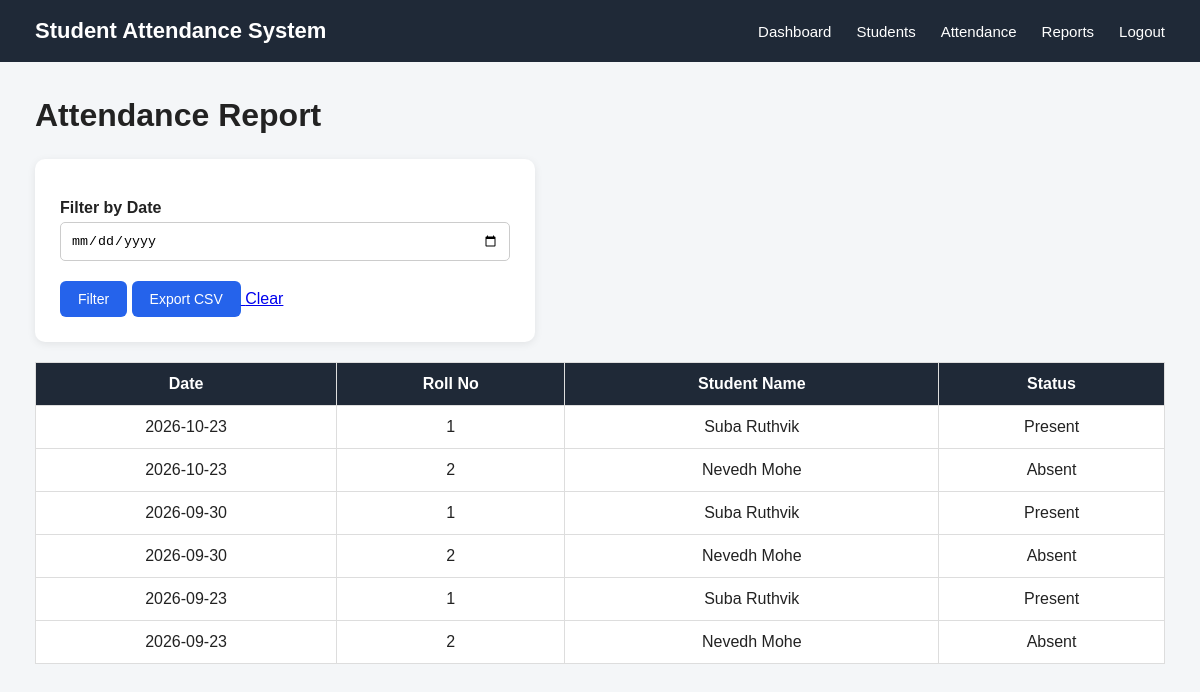
Page /attendance_report (signed in) on the committed database.
### tables this page shows
CREATE TABLE attendance (
    id INTEGER PRIMARY KEY AUTOINCREMENT,
    student_id INTEGER NOT NULL,
    attendance_date TEXT NOT NULL,
    status TEXT NOT NULL,
    FOREIGN KEY (student_id) REFERENCES students(id)
);

CREATE TABLE students (
    id INTEGER PRIMARY KEY AUTOINCREMENT,
    roll_no TEXT UNIQUE NOT NULL,
    name TEXT NOT NULL,
    email TEXT,
    course TEXT,
    branch TEXT
);

### app.py (the view)
@app.route("/attendance_report")
def attendance_report():
    if "user_id" not in session:
        return redirect(url_for("login"))
    conn = get_db()
    selected_date = request.args.get("date", "")
    if selected_date:
        attendance_records = conn.execute(
            """
            SELECT
                attendance.attendance_date,
                students.roll_no,
                students.name,
                attendance.status
            FROM attendance
            JOIN students
            ON attendance.student_id = students.id
            WHERE attendance.attendance_date = ?
            ORDER BY students.roll_no
            """,
            (selected_date,)
        ).fetchall()
    else:
        attendance_records = conn.execute(
            """
            SELECT
                attendance.attendance_date,
                students.roll_no,
                students.name,
                attendance.status
            FROM attendance
            JOIN students
            ON attendance.student_id = students.id
            ORDER BY attendance.attendance_date DESC
            """
        ).fetchall()
    conn.close()
    return render_template(
        "attendance_report.html",
        attendance_records=attendance_records,
        selected_date=selected_date
    )

### app.py (called while the page is built)
def get_db():
    conn = sqlite3.connect(DATABASE)
    conn.row_factory = sqlite3.Row
    return conn

### templates/attendance_report.html (shortened to what this page needs)
{% extends "base.html" %}
{% block content %}
<h1>Attendance Report</h1>
<form method="GET" action="{{ url_for('attendance_report') }}">
    <label for="date">
        Filter by Date
    </label>
    <input
        type="date"
        id="date"
        name="date"
        value="{{ selected_date }}"
    >
    <button type="submit">
        Filter
    </button>
<a href="{{ url_for('export_attendance') }}">
    <button type="button">
        Export CSV
    </button>
</a>
    <a href="{{ url_for('attendance_report') }}">
        Clear
    </a>
</form>
<table>
    <thead>
        <tr>
            <th>Date</th>
            <th>Roll No</th>
            <th>Student Name</th>
            <th>Status</th>
        </tr>
    </thead>
    <tbody>
        {% for record in attendance_records %}
        <tr>
            <td>
                {{ record["attendance_date"] }}
            </td>
            <td>
                {{ record["roll_no"] }}
            </td>
            <td>
                {{ record["name"] }}
            </td>
            <td>
                {{ record["status"] }}
            </td>
        </tr>
        {% endfor %}
    </tbody>
</table>
{% endblock %}

### templates/base.html (shortened to what this page needs)
<!DOCTYPE html>
<html lang="en">
<head>
    <link
        rel="stylesheet"
        href="{{ url_for('static', filename='css/style.css') }}"
    >
</head>
<body>
    <nav class="navbar">
        <div class="logo">
            Student Attendance System
        </div>
       <div class="nav-links">
    <a href="{{ url_for('dashboard') }}">
        Dashboard
    </a>
    <a href="{{ url_for('students') }}">
    Students
    </a>
    <a href="{{ url_for('attendance') }}">
    Attendance
    </a>
    <a href="{{ url_for('attendance_report') }}">
    Reports
    </a>
    <a href="{{ url_for('logout') }}">
    Logout
</a>
</div>
    </nav>
    <main class="main-content">
        {% block content %}
        {% endblock %}
    </main>
</body>
</html>

### static/css/style.css (style rules this page uses)
* { margin: 0; padding: 0; box-sizing: border-box; }
body { font-family: Arial, Helvetica, sans-serif; background-color: #f4f6f8; color: #222; }
.navbar { width: 100%; background-color: #1f2937; color: white; display: flex; justify-content: space-between; align-items: center; padding: 18px 35px; }
.logo { font-size: 22px; font-weight: bold; }
.nav-links { display: flex; gap: 25px; }
.nav-links a { color: white; text-decoration: none; font-size: 15px; }
.main-content { padding: 35px; }
h1 { margin-bottom: 25px; }
button { background-color: #2563eb; color: white; border: none; border-radius: 6px; padding: 10px 18px; cursor: pointer; font-size: 14px; }
table { width: 100%; border-collapse: collapse; background-color: white; margin-top: 20px; }
th, td { padding: 12px; border: 1px solid #ddd; text-align: center; }
th { background-color: #1f2937; color: white; }
form { background-color: white; padding: 25px; border-radius: 10px; max-width: 500px; box-shadow: 0 2px 8px rgba(0, 0, 0, 0.08); }
label { display: block; margin-top: 15px; margin-bottom: 5px; font-weight: bold; }
input, select { width: 100%; padding: 10px; border: 1px solid #ccc; border-radius: 5px; }
form button { margin-top: 20px; }

### rows in the picture
attendance: attendance_date "2026-10-23", roll_no "1", name "Suba Ruthvik", status "Present"
attendance: attendance_date "2026-10-23", roll_no "2", name "Nevedh Mohe", status "Absent"
attendance: attendance_date "2026-09-30", roll_no "1", name "Suba Ruthvik", status "Present"
attendance: attendance_date "2026-09-30", roll_no "2", name "Nevedh Mohe", status "Absent"
attendance: attendance_date "2026-09-23", roll_no "1", name "Suba Ruthvik", status "Present"
attendance: attendance_date "2026-09-23", roll_no "2", name "Nevedh Mohe", status "Absent"
